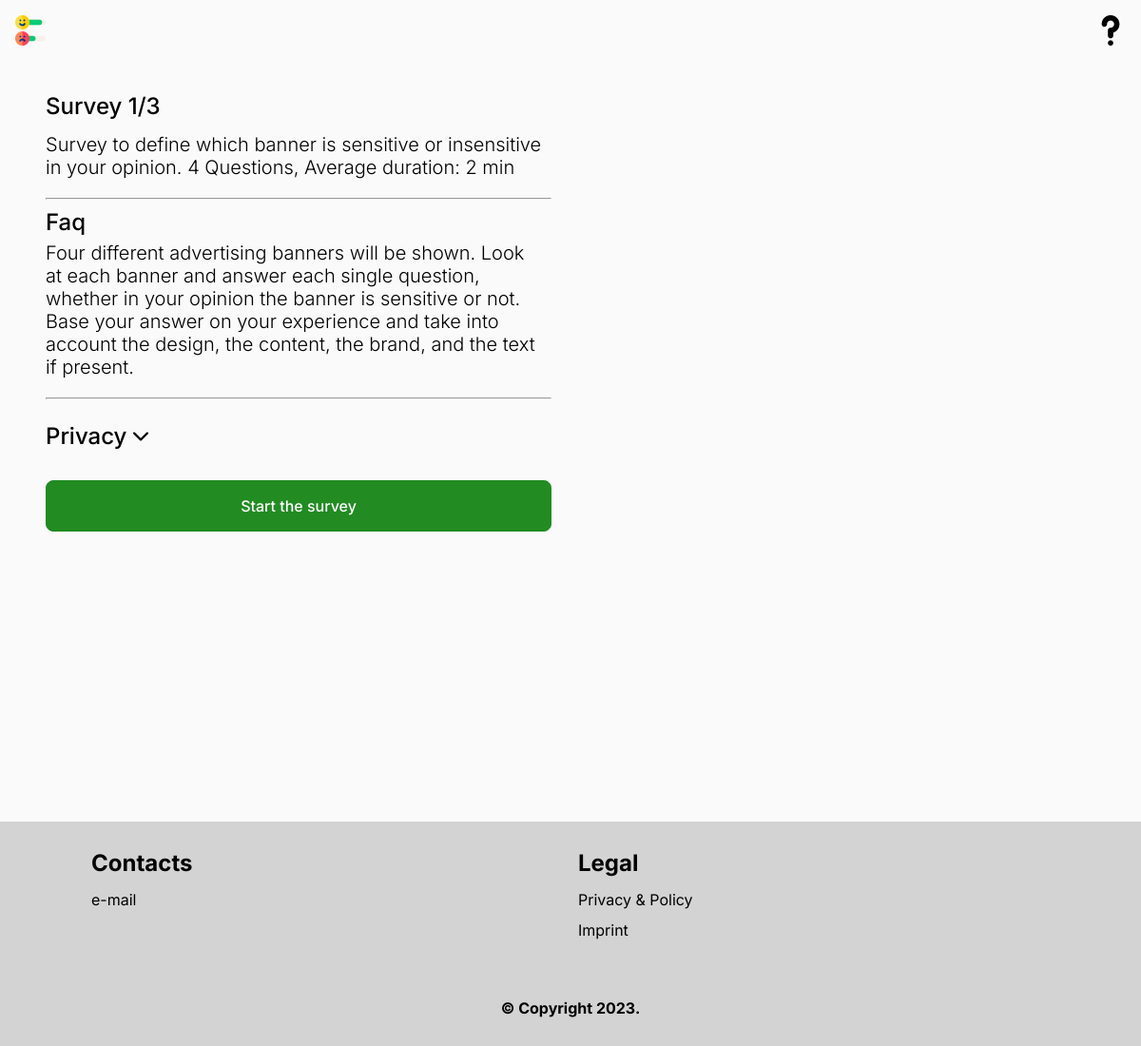
Screenshot of /survey/7/start/0 with the database file from the repository.
### app/models.py (models this page shows, shortened)
class Survey(models.Model):
    LANGUAGE = (
        (DE, 'German'),
        (EN, 'English'),
        (IT, 'Italian'),
        (ES, 'Spanish'),
    )
    user_id = models.ForeignKey(User, on_delete=models.CASCADE, blank=True)
    name = models.CharField(max_length=160)
    language = models.CharField(max_length=2, choices = LANGUAGE, default='EN')
    description = models.CharField(max_length=320,null=True,blank=True)
    survey_zero = models.BooleanField(default=False, blank=True)
    suvery_var_cat_id = models.ForeignKey(VariablesCategory, on_delete=models.CASCADE, null=True, blank=True)
    external_title = models.CharField(max_length=160, null=False, blank=False, default="Survey")
    external_subtitle = models.CharField(max_length=320, null=True, blank=True)
    external_description = models.TextField(null=True, blank=True)
    external_faq = models.TextField(null=True, blank=True)
    external_privacy = models.TextField(null=True, blank=True)
    variables = models.JSONField(default=dict)
    form_start = models.ForeignKey(FormSurvey, on_delete=models.CASCADE, null=True, blank=True,related_name='form_start')#models.JSONField(default=dict)
    form_survey = models.ForeignKey(FormSurvey, on_delete=models.CASCADE, null=True, blank=True,related_name='form_survey')#models.JSONField(default=dict)
    redirect_to = models.ForeignKey('self', on_delete=models.SET_NULL, null=True, blank=True)
    title_case = models.CharField(max_length=160, null=False, blank=False, default="Case")
    title_question =  models.CharField(max_length=160, null=False, blank=False, default="Questions")
    help_title = models.CharField(max_length=320, null=True, blank=True)
    help_text1 = models.CharField(max_length=320, null=True, blank=True)
    help_text2 = models.CharField(max_length=320, null=True, blank=True)
    first_survey = models.BooleanField(default=False, blank=True)
    last_survey = models.BooleanField(default=False, blank=True)
    survey_end_text = models.TextField(null=True, blank=True)
    max_cases = models.IntegerField(null=True, blank=True)

class FormSurvey(models.Model):
    LANGUAGE = (
        (DE, 'German'),
        (EN, 'English'),
        (IT, 'Italian'),
        (ES, 'Spanish'),
    )
    DJANGO_FORM = (
        ("Radio5", 'Radio5'),
        ("Radio5EN", 'Radio5EN'),
        ("Radio5ENCON", 'Radio5ENCON'),
        ("Radio5ITCON", 'Radio5ITCON'),
        ("Radio50EN", "Radio50EN"),
        ("Radio7", 'Radio7'),
        ("Text1", 'Text1'),
        ("NewSurveyUserEN", 'NewSurveyUserEN'),
        ("NewSurveyUserIT", 'NewSurveyUserIT'),
        ("Radio50", "Radio50"),
        ("EmptyForm", "EmptyForm"),
        ("NewSurveyUserDE", "NewSurveyUserDE"),
        ("Radio5DE", "Radio5DE"),
        ("Radio5DECON", "Radio5DECON"),
        ("Radio50DE", "Radio50DE")
    )
    name = models.CharField(max_length=32, default='Form')
    language = models.CharField(max_length=2, choices = LANGUAGE, default='EN')
    text = models.TextField(blank=True, default="Please fill the form", null=True)
    django_form_name = models.CharField(max_length=32, choices = DJANGO_FORM, default='Text1')
    template_tag = models.CharField(max_length=32, default="", null=False, blank=True)
    is_start = models.BooleanField(default=False, null=False, blank=True)
    text_button = models.TextField(blank=True, default="Save", null=True)

### app/views.py (the view, shortened to what this page needs)
# urls.py: path('survey/<testid>/start/<int:userid>', views.teststart, name="test-start"),
def teststart(request, testid, userid ):
    testid = int(testid)
    init_userid = int(userid)
    get_survey = Survey.objects.get(id=testid)
    try:
        form_start = FormSurvey.objects.get(id=get_survey.form_start.id)
        text = form_start.text
        text_button = form_start.text_button
        print("if stops here form is wrong")
        form = eval(form_start.template_tag) # DANGEROUS
        print("form worked")
        context = {
            'form': form,
            'text': text,
            'survey_info': get_survey,
            'text_button': text_button,
            'help_title': get_survey.help_title,
            'help_text1': get_survey.help_text1,
            'help_text2': get_survey.help_text2
        }
        return render(request, 'app/survey-start.html', context=context)
    except:
        messages.error(request, f'Link was not valid')
        return redirect('app:homepage')

### app/templates/app/survey-start.html (shortened to what this page needs)
{% extends "app/header.html" %}
{% load crispy_forms_tags %}
{% load static %}
{% block content %}
            <section class="gridWrapper gridHalf padGridWrapper">
                <div class="boxLeft pad">
                    {% if survey_info.external_title %}
                    <div class="boxInfoHome">
                    <h1 class="surveyStartH1">
                        {{ survey_info.external_title }}
                    </h1>
                    </div><br>
                    {% endif %}
                    {% if survey_info.external_description %}
                    <div class="boxInfoHome">
                        <p class="surveyStartDescription">
                            {{ survey_info.external_description }}
                        </p>
                    </div>
                    {% endif %}
                    {% if survey_info.external_faq %}
                    <hr>
                    <div class="boxInfoHome">
                      <h2 class="surveyStartH1">Faq</h2>
                      <p class="surveyStartDescription">
                        {{ survey_info.external_faq }}
                      </p>
                    </div>
                    {% endif %}
                    {% if survey_info.external_privacy %}
                    <hr>
                    <button class="collapsible">Privacy&nbsp;<img style="height: 16px; width: 16px;" src="{% static 'app/arrow-down.png' %}"></button>
                    <div class="content">
                    </div>
                    {% endif %}
                    {% if survey_info.first_survey %}
                    {% else %}
                    <form method="post">
                      <button id="formAdd" type="submit" name="formAdd">{{text_button}}</button>
                    </form>
                    {% endif %}
                </div>
            </section>
{% endblock %}

### app/static/app/main.css (style rules this page uses)
:root { --dark: var(--whitish); --form: lightgrey; --red: red; --light: black; --white: black; --black: white; --grey: lightgrey; --borderRadiusSmall: 8px; --borderRadiusBig: 8px; --whitish: #fafafa; }
html, body, div, span, applet, object, iframe, h1, h2, h3, h4, h5, h6, p, blockquote, pre, a, abbr, acronym, address, big, cite, code, del, dfn, em, img, ins, kbd, q, s, samp, small, strike, strong, sub, sup, tt, var, b, u, i, center, dl, dt, dd, ol, ul, li, fieldset, form, label, legend, table, caption, tbody, tfoot, thead, tr, th, td, article, aside, canvas, details, embed, figure, figcaption, footer, header, hgroup, menu, nav, output, ruby, section, summary, time, mark, audio, video { margin: 0; padding: 0; border: 0; font-size: 100%; }
article, aside, details, figcaption, figure, footer, header, hgroup, menu, nav, section { display: block; }
body { line-height: 1; }
*, *::before, *::after { box-sizing: border-box; font-family: 'Inter', sans-serif; }
html { font-family: 'Inter', sans-serif; background-color: var(--dark); margin: 0; padding: 0; scroll-behavior: smooth; }
body { margin: 0; }
section { margin: 0 auto; width: 100%; }
button { background-color: var(--dark); padding: 1rem; border-radius: var(--borderRadiusSmall); display: block; text-align: center; border: 0; color: var(--white); width: 100%; font-weight: 700; }
.gridWrapper { display: grid; grid-template-columns: repeat(3, 1fr); grid-auto-rows: auto; grid-column-gap: 8px; padding-top: 2rem; padding-bottom: 2rem; min-height: 100vh; align-content: start; }
.boxLeft { grid-column-start: 1; grid-column-end: 2; margin-top: 4rem; padding: 2rem 0 2rem 0; }
.pad { padding-left: 4rem; padding-right: 4rem; }
.gridHalf { grid-template-columns: repeat(2, 1fr); }
.boxInfoHome { background-color: var(--whitish); margin: 0; padding: 0; }
.surveyStartH1 { color: black; background-color: var(--whitish); font-weight: 500 !important; font-size: 1.75rem !important; margin: 0 0 0.5rem 0; }
.surveyStartDescription { color: black; background-color: var(--whitish); font-weight: 300; font-size: 1.25rem; margin: 0 0 0.5rem 0; line-height: 1.25rem; }
.collapsible { background-color: var(--whitish); color: black; cursor: pointer; padding: 1rem 0 0 0; width: 100%; border: none; text-align: left; outline: none; font-size: 1.5rem; font-weight: 500; }
body { box-sizing: border-box !important; }
.padGridWrapper { padding: 0 2rem 2rem 2rem; margin: 0 0 4rem 0; }

### rows the page displays
Survey: external_title "Survey 1/3", external_description "Survey to define which banner is sensitive or insensitive in your opinion. 4 Questions, Average duration: 2 min", external_faq "Four different advertising banners will be shown. Look at each banner and answer each single question, whether in your opinion the banner is sensitive or not. Base your answer on your experience and take into account the design, the content, the brand, and the text if present."
FormSurvey: text_button "Start the survey"
